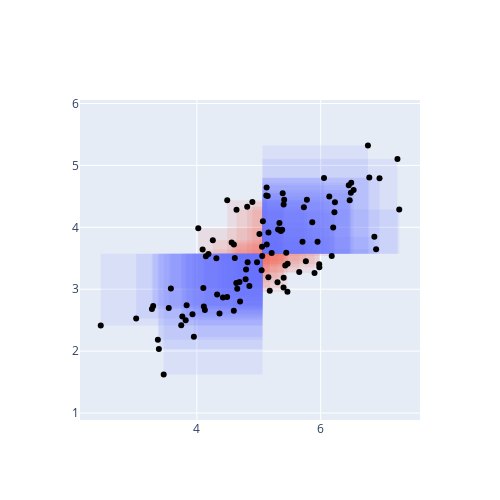

Write notebook code for a chart like this one.
### Code cell
fig.show(config=plotly_config)

### Figure 1 — Plotly figure (JSON) as saved in the notebook; plotly's stock layout.template omitted (floating-point values rounded to 4 significant figures)
{"data": [{"marker": {"color": "black"}, "mode": "markers", "type": "scatter", "x": [6.764, 5.4, 5.979, 7.241, 6.868, 4.023, 5.95, 4.849, 4.897, 5.411, 5.144, 6.454, 5.761, 5.122, 5.444, 5.334, 6.494, 4.795, 5.313, 4.146, 2.447, 5.654, 5.864, 4.258, 7.27, 3.546, 5.046, 4.813, 6.533, 6.469, 5.155, 5.378, 4.112, 3.019, 4.652, 5.156, 6.23, 6.202, 4.613, 4.698, 3.951, 3.58, 3.294, 6.951, 4.49, 4.562, 3.747, 5.777, 3.386, 4.787, 4.105, 5.387, 4.489, 3.819, 4.972, 5.428, 5.067, 5.302, 4.366, 4.637, 4.328, 4.64, 4.187, 3.274, 5.177, 4.598, 3.37, 5.463, 4.093, 5.052, 5.729, 5.129, 6.139, 3.765, 5.402, 4.315, 4.129, 4.421, 4.688, 5.056, 3.835, 5.901, 5.466, 3.464, 6.488, 6.896, 6.179, 4.82, 3.929, 6.054, 4.597, 6.222, 5.208, 5.977, 5.356, 5.707, 5.011, 6.786, 5.127, 5.402], "y": [5.324, 3.026, 3.354, 5.105, 3.847, 3.983, 3.768, 3.051, 4.41, 4.446, 4.506, 4.68, 3.45, 4.516, 3.588, 4.068, 4.721, 3.32, 3.964, 3.534, 2.412, 3.277, 4.081, 3.792, 4.288, 2.698, 3.305, 4.331, 4.603, 4.438, 3.193, 3.959, 2.719, 2.526, 3.008, 3.916, 4.403, 3.997, 3.504, 2.802, 2.23, 3.01, 2.73, 4.793, 4.437, 3.753, 2.417, 4.447, 2.035, 3.163, 3.018, 4.55, 2.872, 2.496, 3.437, 3.382, 4.097, 3.111, 2.609, 3.1, 2.915, 4.285, 3.568, 2.681, 2.976, 3.721, 2.185, 2.959, 3.64, 3.684, 4.325, 3.724, 4.498, 2.557, 3.184, 3.498, 2.663, 2.866, 3.116, 3.537, 2.74, 3.263, 3.411, 1.62, 4.557, 3.647, 3.537, 3.436, 2.595, 4.799, 2.652, 4.245, 3.584, 3.404, 3.94, 3.768, 3.891, 4.805, 4.645, 4.369]}], "layout": {"height": 500, "shapes": [{"fillcolor": "#636EFA", "layer": "between", "line": {"width": 0}, "opacity": 0.1, "type": "rect", "x0": 6.764, "x1": 5.06, "y0": 5.324, "y1": 3.571}, {"fillcolor": "#EF553B", "layer": "between", "line": {"width": 0}, "opacity": 0.1, "type": "rect", "x0": 5.4, "x1": 5.06, "y0": 3.026, "y1": 3.571}, {"fillcolor": "#EF553B", "layer": "between", "line": {"width": 0}, "opacity": 0.1, "type": "rect", "x0": 5.979, "x1": 5.06, "y0": 3.354, "y1": 3.571}, {"fillcolor": "#636EFA", "layer": "between", "line": {"width": 0}, "opacity": 0.1, "type": "rect", "x0": 7.241, "x1": 5.06, "y0": 5.105, "y1": 3.571}, {"fillcolor": "#636EFA", "layer": "between", "line": {"width": 0}, "opacity": 0.1, "type": "rect", "x0": 6.868, "x1": 5.06, "y0": 3.847, "y1": 3.571}, {"fillcolor": "#EF553B", "layer": "between", "line": {"width": 0}, "opacity": 0.1, "type": "rect", "x0": 4.023, "x1": 5.06, "y0": 3.983, "y1": 3.571}, {"fillcolor": "#636EFA", "layer": "between", "line": {"width": 0}, "opacity": 0.1, "type": "rect", "x0": 5.95, "x1": 5.06, "y0": 3.768, "y1": 3.571}, {"fillcolor": "#636EFA", "layer": "between", "line": {"width": 0}, "opacity": 0.1, "type": "rect", "x0": 4.849, "x1": 5.06, "y0": 3.051, "y1": 3.571}, {"fillcolor": "#EF553B", "layer": "between", "line": {"width": 0}, "opacity": 0.1, "type": "rect", "x0": 4.897, "x1": 5.06, "y0": 4.41, "y1": 3.571}, {"fillcolor": "#636EFA", "layer": "between", "line": {"width": 0}, "opacity": 0.1, "type": "rect", "x0": 5.411, "x1": 5.06, "y0": 4.446, "y1": 3.571}, {"fillcolor": "#636EFA", "layer": "between", "line": {"width": 0}, "opacity": 0.1, "type": "rect", "x0": 5.144, "x1": 5.06, "y0": 4.506, "y1": 3.571}, {"fillcolor": "#636EFA", "layer": "between", "line": {"width": 0}, "opacity": 0.1, "type": "rect", "x0": 6.454, "x1": 5.06, "y0": 4.68, "y1": 3.571}, {"fillcolor": "#EF553B", "layer": "between", "line": {"width": 0}, "opacity": 0.1, "type": "rect", "x0": 5.761, "x1": 5.06, "y0": 3.45, "y1": 3.571}, {"fillcolor": "#636EFA", "layer": "between", "line": {"width": 0}, "opacity": 0.1, "type": "rect", "x0": 5.122, "x1": 5.06, "y0": 4.516, "y1": 3.571}, {"fillcolor": "#636EFA", "layer": "between", "line": {"width": 0}, "opacity": 0.1, "type": "rect", "x0": 5.444, "x1": 5.06, "y0": 3.588, "y1": 3.571}, {"fillcolor": "#636EFA", "layer": "between", "line": {"width": 0}, "opacity": 0.1, "type": "rect", "x0": 5.334, "x1": 5.06, "y0": 4.068, "y1": 3.571}, {"fillcolor": "#636EFA", "layer": "between", "line": {"width": 0}, "opacity": 0.1, "type": "rect", "x0": 6.494, "x1": 5.06, "y0": 4.721, "y1": 3.571}, {"fillcolor": "#636EFA", "layer": "between", "line": {"width": 0}, "opacity": 0.1, "type": "rect", "x0": 4.795, "x1": 5.06, "y0": 3.32, "y1": 3.571}, {"fillcolor": "#636EFA", "layer": "between", "line": {"width": 0}, "opacity": 0.1, "type": "rect", "x0": 5.313, "x1": 5.06, "y0": 3.964, "y1": 3.571}, {"fillcolor": "#636EFA", "layer": "between", "line": {"width": 0}, "opacity": 0.1, "type": "rect", "x0": 4.146, "x1": 5.06, "y0": 3.534, "y1": 3.571}, {"fillcolor": "#636EFA", "layer": "between", "line": {"width": 0}, "opacity": 0.1, "type": "rect", "x0": 2.447, "x1": 5.06, "y0": 2.412, "y1": 3.571}, {"fillcolor": "#EF553B", "layer": "between", "line": {"width": 0}, "opacity": 0.1, "type": "rect", "x0": 5.654, "x1": 5.06, "y0": 3.277, "y1": 3.571}, {"fillcolor": "#636EFA", "layer": "between", "line": {"width": 0}, "opacity": 0.1, "type": "rect", "x0": 5.864, "x1": 5.06, "y0": 4.081, "y1": 3.571}, {"fillcolor": "#EF553B", "layer": "between", "line": {"width": 0}, "opacity": 0.1, "type": "rect", "x0": 4.258, "x1": 5.06, "y0": 3.792, "y1": 3.571}, {"fillcolor": "#636EFA", "layer": "between", "line": {"width": 0}, "opacity": 0.1, "type": "rect", "x0": 7.27, "x1": 5.06, "y0": 4.288, "y1": 3.571}, {"fillcolor": "#636EFA", "layer": "between", "line": {"width": 0}, "opacity": 0.1, "type": "rect", "x0": 3.546, "x1": 5.06, "y0": 2.698, "y1": 3.571}, {"fillcolor": "#636EFA", "layer": "between", "line": {"width": 0}, "opacity": 0.1, "type": "rect", "x0": 5.046, "x1": 5.06, "y0": 3.305, "y1": 3.571}, {"fillcolor": "#EF553B", "layer": "between", "line": {"width": 0}, "opacity": 0.1, "type": "rect", "x0": 4.813, "x1": 5.06, "y0": 4.331, "y1": 3.571}, {"fillcolor": "#636EFA", "layer": "between", "line": {"width": 0}, "opacity": 0.1, "type": "rect", "x0": 6.533, "x1": 5.06, "y0": 4.603, "y1": 3.571}, {"fillcolor": "#636EFA", "layer": "between", "line": {"width": 0}, "opacity": 0.1, "type": "rect", "x0": 6.469, "x1": 5.06, "y0": 4.438, "y1": 3.571}, {"fillcolor": "#EF553B", "layer": "between", "line": {"width": 0}, "opacity": 0.1, "type": "rect", "x0": 5.155, "x1": 5.06, "y0": 3.193, "y1": 3.571}, {"fillcolor": "#636EFA", "layer": "between", "line": {"width": 0}, "opacity": 0.1, "type": "rect", "x0": 5.378, "x1": 5.06, "y0": 3.959, "y1": 3.571}, {"fillcolor": "#636EFA", "layer": "between", "line": {"width": 0}, "opacity": 0.1, "type": "rect", "x0": 4.112, "x1": 5.06, "y0": 2.719, "y1": 3.571}, {"fillcolor": "#636EFA", "layer": "between", "line": {"width": 0}, "opacity": 0.1, "type": "rect", "x0": 3.019, "x1": 5.06, "y0": 2.526, "y1": 3.571}, {"fillcolor": "#636EFA", "layer": "between", "line": {"width": 0}, "opacity": 0.1, "type": "rect", "x0": 4.652, "x1": 5.06, "y0": 3.008, "y1": 3.571}, {"fillcolor": "#636EFA", "layer": "between", "line": {"width": 0}, "opacity": 0.1, "type": "rect", "x0": 5.156, "x1": 5.06, "y0": 3.916, "y1": 3.571}, {"fillcolor": "#636EFA", "layer": "between", "line": {"width": 0}, "opacity": 0.1, "type": "rect", "x0": 6.23, "x1": 5.06, "y0": 4.403, "y1": 3.571}, {"fillcolor": "#636EFA", "layer": "between", "line": {"width": 0}, "opacity": 0.1, "type": "rect", "x0": 6.202, "x1": 5.06, "y0": 3.997, "y1": 3.571}, {"fillcolor": "#636EFA", "layer": "between", "line": {"width": 0}, "opacity": 0.1, "type": "rect", "x0": 4.613, "x1": 5.06, "y0": 3.504, "y1": 3.571}, {"fillcolor": "#636EFA", "layer": "between", "line": {"width": 0}, "opacity": 0.1, "type": "rect", "x0": 4.698, "x1": 5.06, "y0": 2.802, "y1": 3.571}, {"fillcolor": "#636EFA", "layer": "between", "line": {"width": 0}, "opacity": 0.1, "type": "rect", "x0": 3.951, "x1": 5.06, "y0": 2.23, "y1": 3.571}, {"fillcolor": "#636EFA", "layer": "between", "line": {"width": 0}, "opacity": 0.1, "type": "rect", "x0": 3.58, "x1": 5.06, "y0": 3.01, "y1": 3.571}, {"fillcolor": "#636EFA", "layer": "between", "line": {"width": 0}, "opacity": 0.1, "type": "rect", "x0": 3.294, "x1": 5.06, "y0": 2.73, "y1": 3.571}, {"fillcolor": "#636EFA", "layer": "between", "line": {"width": 0}, "opacity": 0.1, "type": "rect", "x0": 6.951, "x1": 5.06, "y0": 4.793, "y1": 3.571}, {"fillcolor": "#EF553B", "layer": "between", "line": {"width": 0}, "opacity": 0.1, "type": "rect", "x0": 4.49, "x1": 5.06, "y0": 4.437, "y1": 3.571}, {"fillcolor": "#EF553B", "layer": "between", "line": {"width": 0}, "opacity": 0.1, "type": "rect", "x0": 4.562, "x1": 5.06, "y0": 3.753, "y1": 3.571}, {"fillcolor": "#636EFA", "layer": "between", "line": {"width": 0}, "opacity": 0.1, "type": "rect", "x0": 3.747, "x1": 5.06, "y0": 2.417, "y1": 3.571}, {"fillcolor": "#636EFA", "layer": "between", "line": {"width": 0}, "opacity": 0.1, "type": "rect", "x0": 5.777, "x1": 5.06, "y0": 4.447, "y1": 3.571}, {"fillcolor": "#636EFA", "layer": "between", "line": {"width": 0}, "opacity": 0.1, "type": "rect", "x0": 3.386, "x1": 5.06, "y0": 2.035, "y1": 3.571}, {"fillcolor": "#636EFA", "layer": "between", "line": {"width": 0}, "opacity": 0.1, "type": "rect", "x0": 4.787, "x1": 5.06, "y0": 3.163, "y1": 3.571}, {"fillcolor": "#636EFA", "layer": "between", "line": {"width": 0}, "opacity": 0.1, "type": "rect", "x0": 4.105, "x1": 5.06, "y0": 3.018, "y1": 3.571}, {"fillcolor": "#636EFA", "layer": "between", "line": {"width": 0}, "opacity": 0.1, "type": "rect", "x0": 5.387, "x1": 5.06, "y0": 4.55, "y1": 3.571}, {"fillcolor": "#636EFA", "layer": "between", "line": {"width": 0}, "opacity": 0.1, "type": "rect", "x0": 4.489, "x1": 5.06, "y0": 2.872, "y1": 3.571}, {"fillcolor": "#636EFA", "layer": "between", "line": {"width": 0}, "opacity": 0.1, "type": "rect", "x0": 3.819, "x1": 5.06, "y0": 2.496, "y1": 3.571}, {"fillcolor": "#636EFA", "layer": "between", "line": {"width": 0}, "opacity": 0.1, "type": "rect", "x0": 4.972, "x1": 5.06, "y0": 3.437, "y1": 3.571}, {"fillcolor": "#EF553B", "layer": "between", "line": {"width": 0}, "opacity": 0.1, "type": "rect", "x0": 5.428, "x1": 5.06, "y0": 3.382, "y1": 3.571}, {"fillcolor": "#636EFA", "layer": "between", "line": {"width": 0}, "opacity": 0.1, "type": "rect", "x0": 5.067, "x1": 5.06, "y0": 4.097, "y1": 3.571}, {"fillcolor": "#EF553B", "layer": "between", "line": {"width": 0}, "opacity": 0.1, "type": "rect", "x0": 5.302, "x1": 5.06, "y0": 3.111, "y1": 3.571}, {"fillcolor": "#636EFA", "layer": "between", "line": {"width": 0}, "opacity": 0.1, "type": "rect", "x0": 4.366, "x1": 5.06, "y0": 2.609, "y1": 3.571}, {"fillcolor": "#636EFA", "layer": "between", "line": {"width": 0}, "opacity": 0.1, "type": "rect", "x0": 4.637, "x1": 5.06, "y0": 3.1, "y1": 3.571}, {"fillcolor": "#636EFA", "layer": "between", "line": {"width": 0}, "opacity": 0.1, "type": "rect", "x0": 4.328, "x1": 5.06, "y0": 2.915, "y1": 3.571}, {"fillcolor": "#EF553B", "layer": "between", "line": {"width": 0}, "opacity": 0.1, "type": "rect", "x0": 4.64, "x1": 5.06, "y0": 4.285, "y1": 3.571}, {"fillcolor": "#636EFA", "layer": "between", "line": {"width": 0}, "opacity": 0.1, "type": "rect", "x0": 4.187, "x1": 5.06, "y0": 3.568, "y1": 3.571}, {"fillcolor": "#636EFA", "layer": "between", "line": {"width": 0}, "opacity": 0.1, "type": "rect", "x0": 3.274, "x1": 5.06, "y0": 2.681, "y1": 3.571}, {"fillcolor": "#EF553B", "layer": "between", "line": {"width": 0}, "opacity": 0.1, "type": "rect", "x0": 5.177, "x1": 5.06, "y0": 2.976, "y1": 3.571}, {"fillcolor": "#EF553B", "layer": "between", "line": {"width": 0}, "opacity": 0.1, "type": "rect", "x0": 4.598, "x1": 5.06, "y0": 3.721, "y1": 3.571}, {"fillcolor": "#636EFA", "layer": "between", "line": {"width": 0}, "opacity": 0.1, "type": "rect", "x0": 3.37, "x1": 5.06, "y0": 2.185, "y1": 3.571}, {"fillcolor": "#EF553B", "layer": "between", "line": {"width": 0}, "opacity": 0.1, "type": "rect", "x0": 5.463, "x1": 5.06, "y0": 2.959, "y1": 3.571}, {"fillcolor": "#EF553B", "layer": "between", "line": {"width": 0}, "opacity": 0.1, "type": "rect", "x0": 4.093, "x1": 5.06, "y0": 3.64, "y1": 3.571}, {"fillcolor": "#EF553B", "layer": "between", "line": {"width": 0}, "opacity": 0.1, "type": "rect", "x0": 5.052, "x1": 5.06, "y0": 3.684, "y1": 3.571}, {"fillcolor": "#636EFA", "layer": "between", "line": {"width": 0}, "opacity": 0.1, "type": "rect", "x0": 5.729, "x1": 5.06, "y0": 4.325, "y1": 3.571}, {"fillcolor": "#636EFA", "layer": "between", "line": {"width": 0}, "opacity": 0.1, "type": "rect", "x0": 5.129, "x1": 5.06, "y0": 3.724, "y1": 3.571}, {"fillcolor": "#636EFA", "layer": "between", "line": {"width": 0}, "opacity": 0.1, "type": "rect", "x0": 6.139, "x1": 5.06, "y0": 4.498, "y1": 3.571}, {"fillcolor": "#636EFA", "layer": "between", "line": {"width": 0}, "opacity": 0.1, "type": "rect", "x0": 3.765, "x1": 5.06, "y0": 2.557, "y1": 3.571}, {"fillcolor": "#EF553B", "layer": "between", "line": {"width": 0}, "opacity": 0.1, "type": "rect", "x0": 5.402, "x1": 5.06, "y0": 3.184, "y1": 3.571}, {"fillcolor": "#636EFA", "layer": "between", "line": {"width": 0}, "opacity": 0.1, "type": "rect", "x0": 4.315, "x1": 5.06, "y0": 3.498, "y1": 3.571}, {"fillcolor": "#636EFA", "layer": "between", "line": {"width": 0}, "opacity": 0.1, "type": "rect", "x0": 4.129, "x1": 5.06, "y0": 2.663, "y1": 3.571}, {"fillcolor": "#636EFA", "layer": "between", "line": {"width": 0}, "opacity": 0.1, "type": "rect", "x0": 4.421, "x1": 5.06, "y0": 2.866, "y1": 3.571}, {"fillcolor": "#636EFA", "layer": "between", "line": {"width": 0}, "opacity": 0.1, "type": "rect", "x0": 4.688, "x1": 5.06, "y0": 3.116, "y1": 3.571}, {"fillcolor": "#636EFA", "layer": "between", "line": {"width": 0}, "opacity": 0.1, "type": "rect", "x0": 5.056, "x1": 5.06, "y0": 3.537, "y1": 3.571}, {"fillcolor": "#636EFA", "layer": "between", "line": {"width": 0}, "opacity": 0.1, "type": "rect", "x0": 3.835, "x1": 5.06, "y0": 2.74, "y1": 3.571}, {"fillcolor": "#EF553B", "layer": "between", "line": {"width": 0}, "opacity": 0.1, "type": "rect", "x0": 5.901, "x1": 5.06, "y0": 3.263, "y1": 3.571}, {"fillcolor": "#EF553B", "layer": "between", "line": {"width": 0}, "opacity": 0.1, "type": "rect", "x0": 5.466, "x1": 5.06, "y0": 3.411, "y1": 3.571}, {"fillcolor": "#636EFA", "layer": "between", "line": {"width": 0}, "opacity": 0.1, "type": "rect", "x0": 3.464, "x1": 5.06, "y0": 1.62, "y1": 3.571}, {"fillcolor": "#636EFA", "layer": "between", "line": {"width": 0}, "opacity": 0.1, "type": "rect", "x0": 6.488, "x1": 5.06, "y0": 4.557, "y1": 3.571}, {"fillcolor": "#636EFA", "layer": "between", "line": {"width": 0}, "opacity": 0.1, "type": "rect", "x0": 6.896, "x1": 5.06, "y0": 3.647, "y1": 3.571}, {"fillcolor": "#EF553B", "layer": "between", "line": {"width": 0}, "opacity": 0.1, "type": "rect", "x0": 6.179, "x1": 5.06, "y0": 3.537, "y1": 3.571}, {"fillcolor": "#636EFA", "layer": "between", "line": {"width": 0}, "opacity": 0.1, "type": "rect", "x0": 4.82, "x1": 5.06, "y0": 3.436, "y1": 3.571}, {"fillcolor": "#636EFA", "layer": "between", "line": {"width": 0}, "opacity": 0.1, "type": "rect", "x0": 3.929, "x1": 5.06, "y0": 2.595, "y1": 3.571}, {"fillcolor": "#636EFA", "layer": "between", "line": {"width": 0}, "opacity": 0.1, "type": "rect", "x0": 6.054, "x1": 5.06, "y0": 4.799, "y1": 3.571}, {"fillcolor": "#636EFA", "layer": "between", "line": {"width": 0}, "opacity": 0.1, "type": "rect", "x0": 4.597, "x1": 5.06, "y0": 2.652, "y1": 3.571}, {"fillcolor": "#636EFA", "layer": "between", "line": {"width": 0}, "opacity": 0.1, "type": "rect", "x0": 6.222, "x1": 5.06, "y0": 4.245, "y1": 3.571}, {"fillcolor": "#636EFA", "layer": "between", "line": {"width": 0}, "opacity": 0.1, "type": "rect", "x0": 5.208, "x1": 5.06, "y0": 3.584, "y1": 3.571}, {"fillcolor": "#EF553B", "layer": "between", "line": {"width": 0}, "opacity": 0.1, "type": "rect", "x0": 5.977, "x1": 5.06, "y0": 3.404, "y1": 3.571}, {"fillcolor": "#636EFA", "layer": "between", "line": {"width": 0}, "opacity": 0.1, "type": "rect", "x0": 5.356, "x1": 5.06, "y0": 3.94, "y1": 3.571}, {"fillcolor": "#636EFA", "layer": "between", "line": {"width": 0}, "opacity": 0.1, "type": "rect", "x0": 5.707, "x1": 5.06, "y0": 3.768, "y1": 3.571}, {"fillcolor": "#EF553B", "layer": "between", "line": {"width": 0}, "opacity": 0.1, "type": "rect", "x0": 5.011, "x1": 5.06, "y0": 3.891, "y1": 3.571}, {"fillcolor": "#636EFA", "layer": "between", "line": {"width": 0}, "opacity": 0.1, "type": "rect", "x0": 6.786, "x1": 5.06, "y0": 4.805, "y1": 3.571}, {"fillcolor": "#636EFA", "layer": "between", "line": {"width": 0}, "opacity": 0.1, "type": "rect", "x0": 5.127, "x1": 5.06, "y0": 4.645, "y1": 3.571}, {"fillcolor": "#636EFA", "layer": "between", "line": {"width": 0}, "opacity": 0.1, "type": "rect", "x0": 5.402, "x1": 5.06, "y0": 4.369, "y1": 3.571}], "width": 500, "xaxis": {"scaleanchor": "y", "scaleratio": 1}}}
